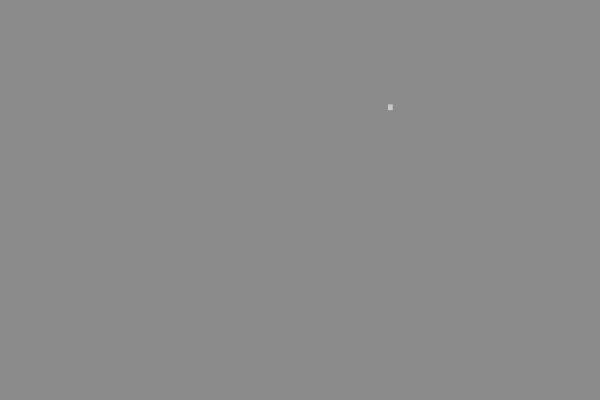
Frame 1 (no input)
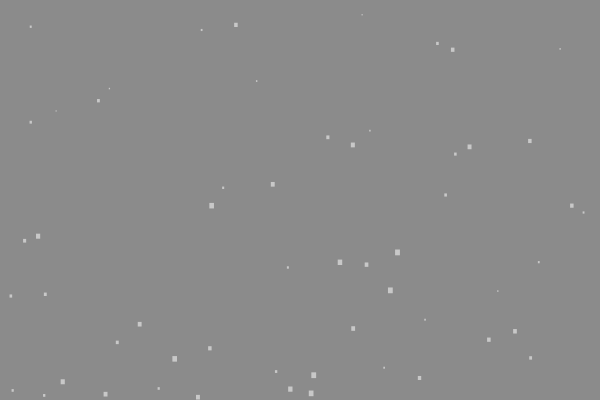
Frame 60 (the mouse pressed at the canvas centre just before this capture)
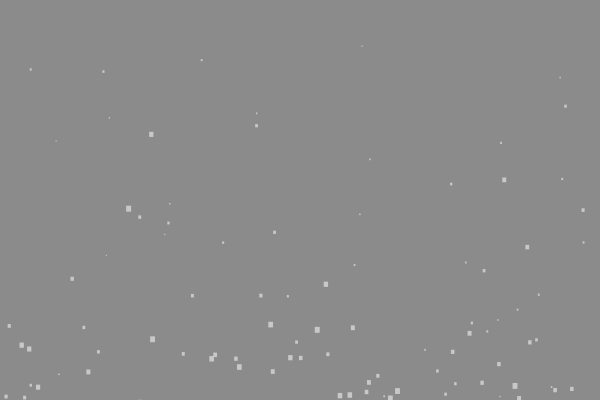
Frame 120 (the mouse held since frame 60 and released just before this capture)

The Processing sketch that drew these frames (run headless with seeded random() and noise(); from frame 60 on, the mouse is pressed at the canvas centre):

// Processing sketch: processing_166321
// ── processing_166321.pde

ArrayList lineArray;
ArrayList particles;

void setup() {
  size(600, 400);
  lineArray = new ArrayList();
  particles = new ArrayList();
}



void draw() {
  background(139);
  if (lineArray.size() > 1000) {
    lineArray.clear();
  }
  beginShape(TRIANGLE_STRIP);
  for (int i = 0; i < lineArray.size (); i++) {
    line l = (line) lineArray.get(i);
    l.move();
    fill(206, 29, 29, random(200));
    vertex(l.x, l.y);
  }
  endShape();
  
  
  particles.add(new Particle());
  for (int i = 0; i < particles.size (); i++) {
    Particle p = (Particle) particles.get(i);
    PVector gravity = new PVector(0, 0.5*p.mass); 
    float c = 0.2;
    PVector friction = p.velocity.get();
    friction.mult(-1);
    friction.normalize();
    friction.mult(c);

    p.applyForce(gravity);
    p.applyForce(friction);
    p.update();
    p.display();
    p.checkEdge();
  }
}

void mousePressed() {
  noStroke();
  lineArray.add(new line(mouseX, mouseY));
}

void mouseDragged() {
  stroke(200);
  strokeWeight(1);
  lineArray.add(new line(mouseX, mouseY));
}

//void mouseReleased() {
//
//}

class Particle {
  PVector location;
  PVector velocity;
  PVector acceleration;
  float mass;

  Particle() {
    location = new PVector(random(width), random(height));
    velocity = new PVector(0, 0);
    acceleration = new PVector(0, 0);
    mass = random(0.2, 1);
  }

  void applyForce(PVector force) {
    PVector f = PVector.div(force, mass);
    acceleration.add(f);
  }


  void update() {
    velocity.add(acceleration);
    location.add(velocity);
    acceleration.mult(0);
  }

  void display() {

    noStroke();
    fill(200);
    rect(location.x, location.y, mass*5, mass*6);
  }

  void checkEdge() {
    if (location.x > width) {
      velocity.x *= -1;
      location.x = width;
    } else if (location.x < 0) {
      velocity.x *= -1;
      location.x = 0;
    }
    if (location.y > height) {
      location.y = height;
      velocity.y *= -1;
    }
  }
}


class line {
  float x, y;

  line(float _x, float _y) {
    x = _x;
    y = _y;
  }

  void move() {
    x+=random(-1.5, 0.5);
  }
}
